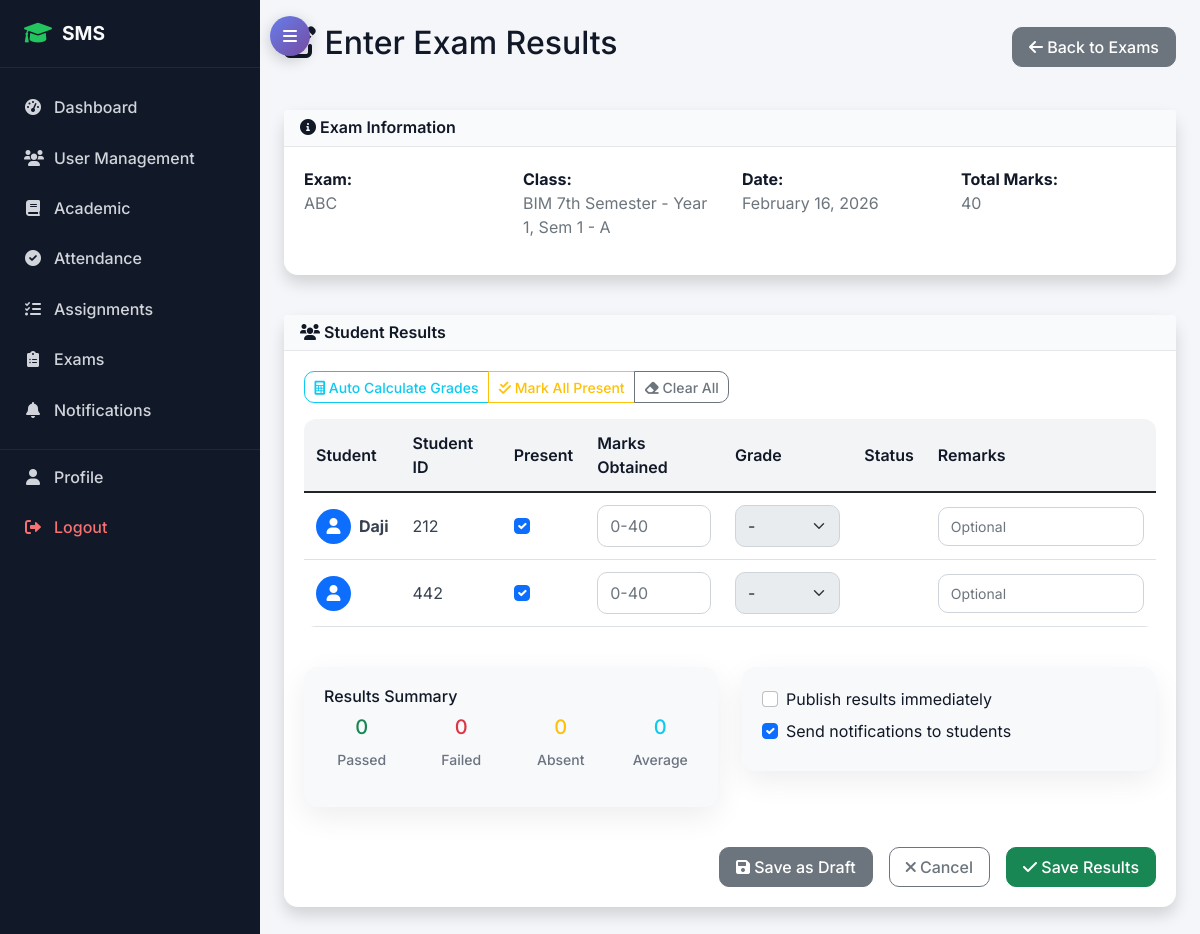
/examination/enter-results/10/ (signed in), run on an earlier commit of the app's database.
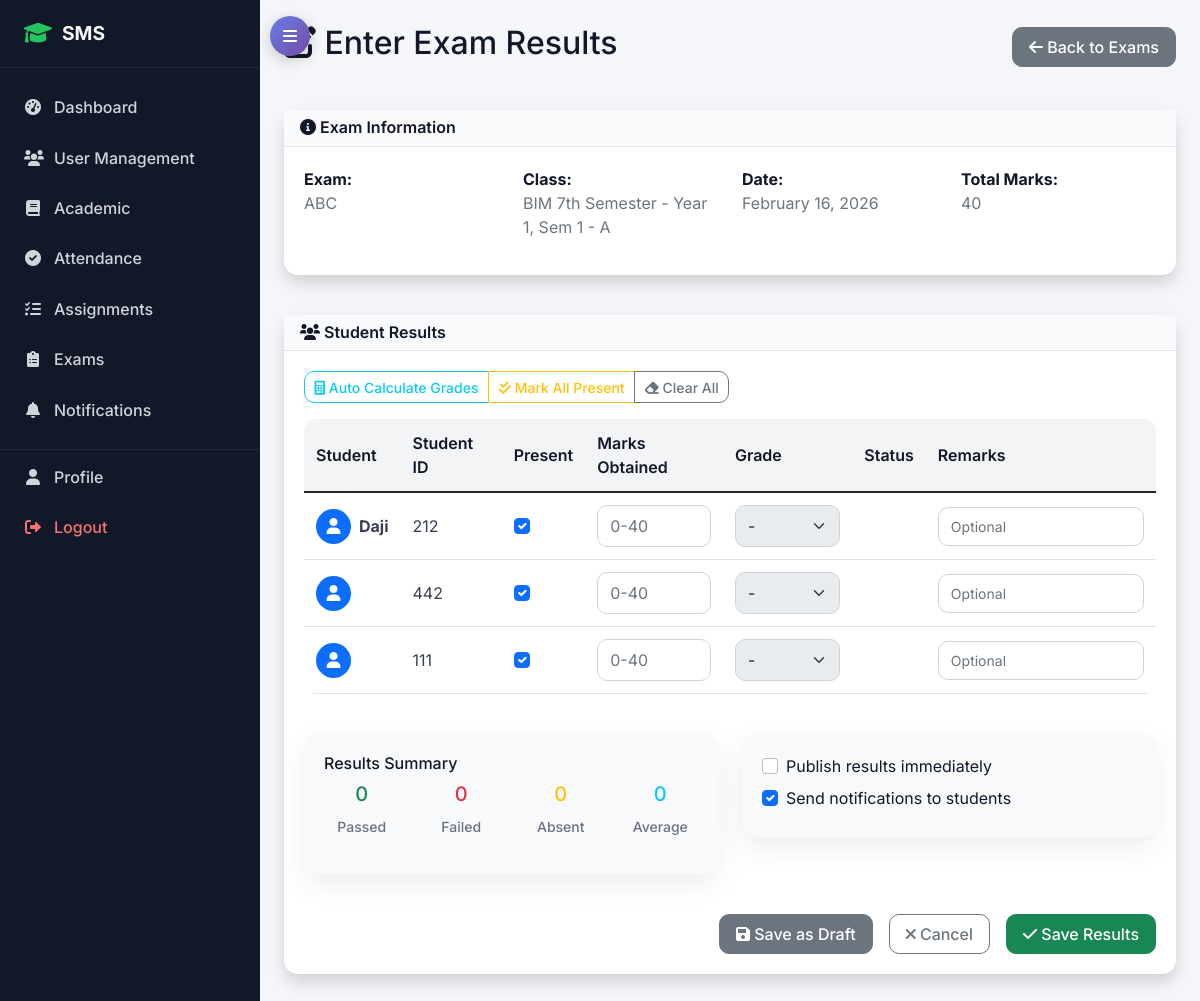
And on a later commit of the database.
### accounts/models.py (models this page shows, shortened)
class StudentProfile(models.Model):
    user = models.OneToOneField(User, on_delete=models.CASCADE, related_name='student_profile')
    student_id = models.CharField(max_length=20, unique=True)
    admission_date = models.DateField()
    guardian_name = models.CharField(max_length=100)
    guardian_phone = models.CharField(max_length=17)
    guardian_email = models.EmailField()
    emergency_contact = models.CharField(max_length=17)
    blood_group = models.CharField(max_length=5, blank=True)

class User(AbstractUser):
    USER_TYPE_CHOICES = (
        ('admin', 'Admin'),
        ('student', 'Student'),
        ('teacher', 'Teacher'),
        ('parent', 'Parent'),
    )
    user_type = models.CharField(max_length=10, choices=USER_TYPE_CHOICES)
    phone_regex = RegexValidator(regex=r'^\+?1?\d{9,15}$', message="Phone number must be entered in the format: '+999999999'. Up to 15 digits allowed.")
    phone_number = models.CharField(validators=[phone_regex], max_length=17, blank=True)
    address = models.TextField(blank=True)
    date_of_birth = models.DateField(null=True, blank=True)
    profile_picture = models.ImageField(upload_to='profile_pics/', blank=True, null=True)
    is_active = models.BooleanField(default=True)
    created_at = models.DateTimeField(auto_now_add=True)
    updated_at = models.DateTimeField(auto_now=True)

### examination/models.py (models this page shows, shortened)
class Examination(models.Model):
    name = models.CharField(max_length=100)
    exam_type = models.ForeignKey(ExamType, on_delete=models.CASCADE)
    subject = models.ForeignKey(Subject, on_delete=models.CASCADE)
    class_for = models.ForeignKey(Class, on_delete=models.CASCADE)
    exam_date = models.DateField()
    start_time = models.TimeField()
    end_time = models.TimeField()
    total_marks = models.PositiveIntegerField()
    passing_marks = models.PositiveIntegerField()
    instructions = models.TextField(blank=True)
    created_by = models.ForeignKey(TeacherProfile, on_delete=models.CASCADE)
    created_at = models.DateTimeField(auto_now_add=True)

### examination/views.py (the view, shortened to what this page needs)
# urls.py: path('enter-results/<int:exam_id>/', views.enter_results, name='enter_results'),
@login_required
@user_passes_test(is_teacher_or_admin)
def enter_results(request, exam_id):
    exam = get_object_or_404(Examination, id=exam_id)
    if request.user.user_type == 'teacher' and exam.created_by != request.user.teacher_profile:
        messages.error(request, 'You do not have permission to enter results for this exam.')
        return redirect('examination:exam_list')
    enrollments = StudentEnrollment.objects.filter(
        class_enrolled=exam.class_for,
        is_active=True
    ).select_related('student__user')
    existing_results = {}
    for result in ExamResult.objects.filter(examination=exam):
        existing_results[result.student.id] = result
    students_data = []
    for enrollment in enrollments:
        existing_result = existing_results.get(enrollment.student.id)
        students_data.append({
            'student': enrollment.student,
            'existing_marks': existing_result.marks_obtained if existing_result else '',
            'existing_remarks': existing_result.remarks if existing_result else ''
        })
    context = {
        'exam': exam,
        'students_data': students_data
    }
    return render(request, 'examination/enter_results.html', context)

### examination/views.py (called while the page is built)
def is_teacher_or_admin(user):
    return user.is_authenticated and user.user_type in ['admin', 'teacher']

### templates/examination/enter_results.html (shortened to what the changed rows need)
{% extends 'base.html' %}
{% block content %}
<div class="row">
    <div class="col-12">
        <div class="d-flex justify-content-between align-items-center mb-4">
            <h2><i class="fas fa-edit"></i> Enter Exam Results</h2>
        </div>
    </div>
</div>
<div class="row">
    <div class="col-12">
        <div class="card shadow">
            <div class="card-body">
                <form method="post" id="resultsForm">
                    <div class="table-responsive">
                        <table class="table table-hover">
                            <thead>
                                <tr>
                                    <th>Student</th>
                                    <th>Student ID</th>
                                    <th>Present</th>
                                    <th>Marks Obtained</th>
                                    <th>Grade</th>
                                    <th>Status</th>
                                    <th>Remarks</th>
                                </tr>
                            </thead>
                            <tbody>
                                {% for data in students_data %}
                                <tr>
                                    <td>
                                        <div class="d-flex align-items-center">
                                            {% if data.student.user.profile_pic %}
                                            <img src="{{ data.student.user.profile_pic.url }}" alt="{{ data.student.user.get_full_name }}"
                                                 class="rounded-circle me-2" style="width: 35px; height: 35px; object-fit: cover;">
                                            {% else %}
                                            <div class="bg-primary rounded-circle d-flex align-items-center justify-content-center me-2" style="width: 35px; height: 35px;">
                                                <i class="fas fa-user text-white"></i>
                                            </div>
                                            {% endif %}
                                            <strong>{{ data.student.user.get_full_name }}</strong>
                                        </div>
                                    </td>
                                    <td>{{ data.student.student_id }}</td>
                                    <td>
                                        <input type="checkbox" class="form-check-input present-checkbox"
                                               name="present_{{ data.student.id }}"
                                               data-student-id="{{ data.student.id }}"
                                               {% if data.existing_marks %}checked{% else %}checked{% endif %}>
                                    </td>
                                    <td>
                                        <input type="number" class="form-control marks-input"
                                               name="marks_{{ data.student.id }}"
                                               min="0" max="{{ exam.total_marks }}"
                                               step="0.5"
                                               value="{{ data.existing_marks }}"
                                               data-student-id="{{ data.student.id }}"
                                               placeholder="0-{{ exam.total_marks }}">
                                    </td>
                                    <td>
                                        <select class="form-select grade-select"
                                                name="grade_{{ data.student.id }}"
                                                id="grade_{{ data.student.id }}"
                                                disabled>
                                            <option value="">-</option>
                                        </select>
                                    </td>
                                    <td>
                                        <span class="badge status-badge" id="status_{{ data.student.id }}">-</span>
                                    </td>
                                    <td>
                                        <input type="text" class="form-control form-control-sm"
                                               name="remarks_{{ data.student.id }}"
                                               value="{{ data.existing_remarks }}"
                                               placeholder="Optional">
                                    </td>
                                </tr>
                                {% empty %}
                                <tr>
                                    <td colspan="7" class="text-center text-muted">
                                        <i class="fas fa-info-circle"></i> No students enrolled in this class.
                                    </td>
                                </tr>
                                {% endfor %}
                            </tbody>
                        </table>
                    </div>
                </form>
            </div>
        </div>
    </div>
</div>
{% endblock %}

What changed in the data, as far as the page shows it:
added StudentProfile: student.student_id "111", student.id "☑"
